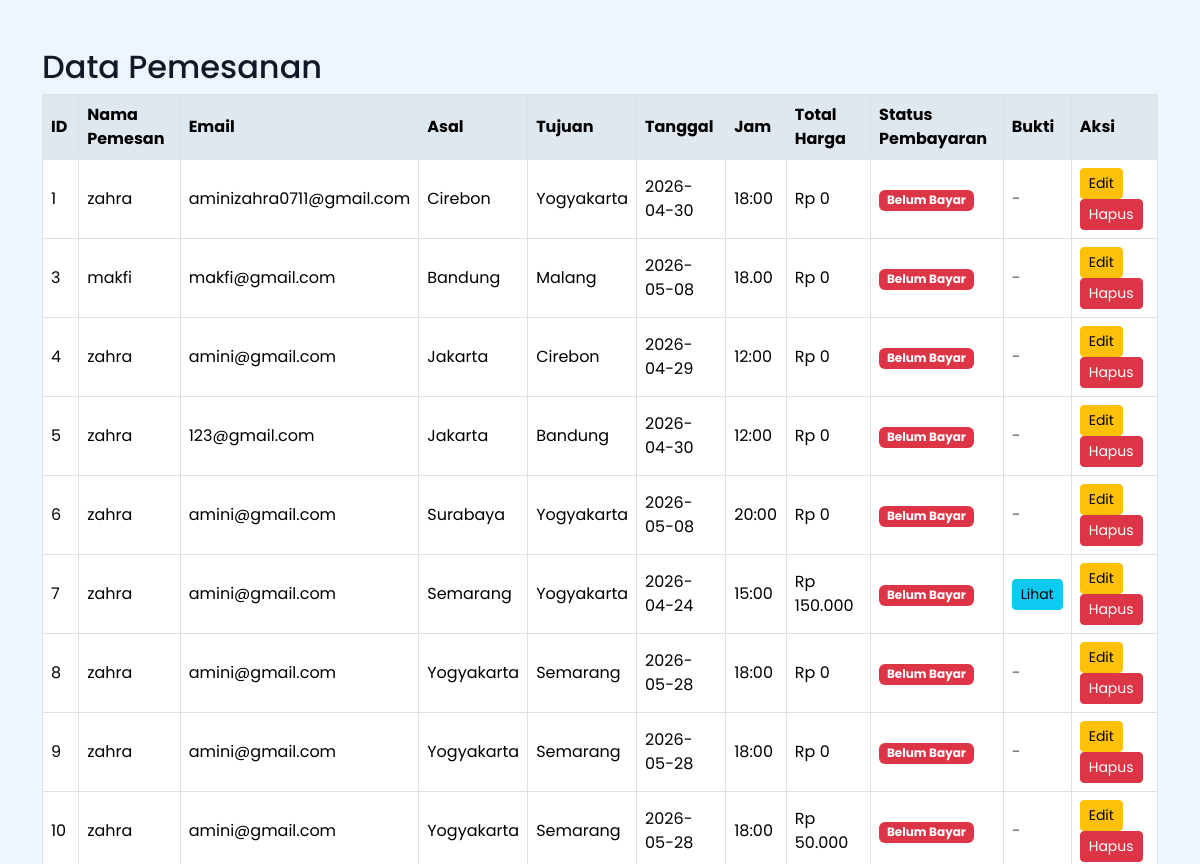
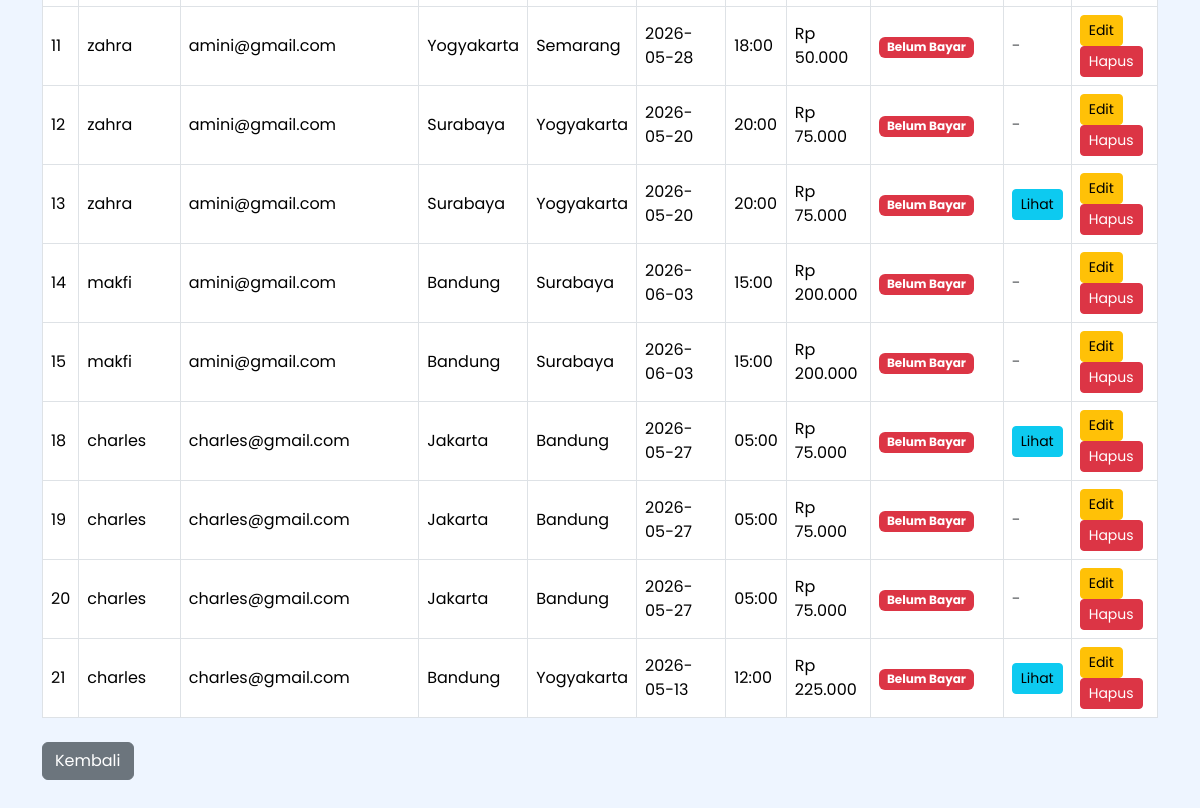
/data_pemesanan.php (signed in), run on an earlier commit of the app's database (2 pictures, top to bottom).
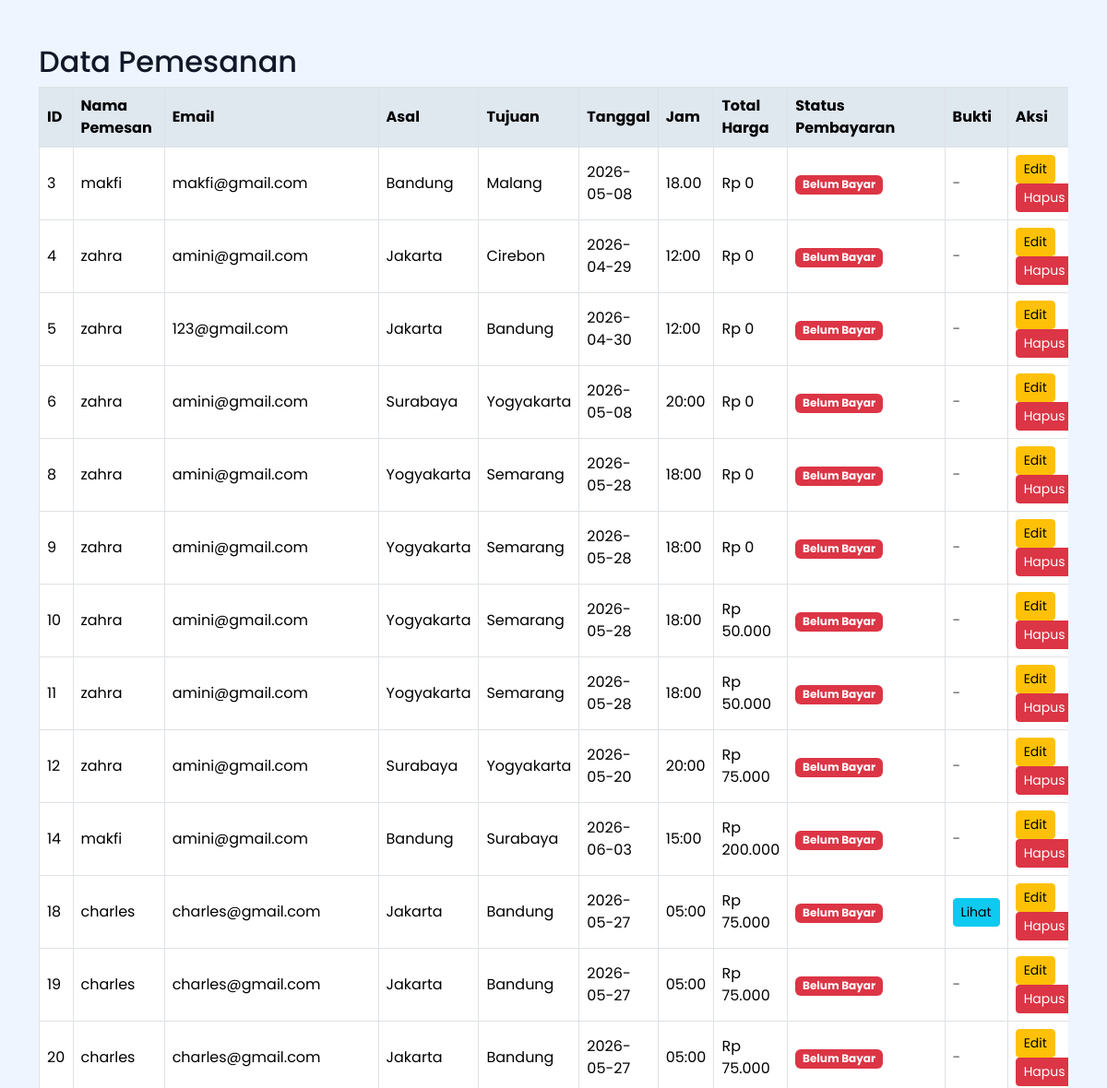
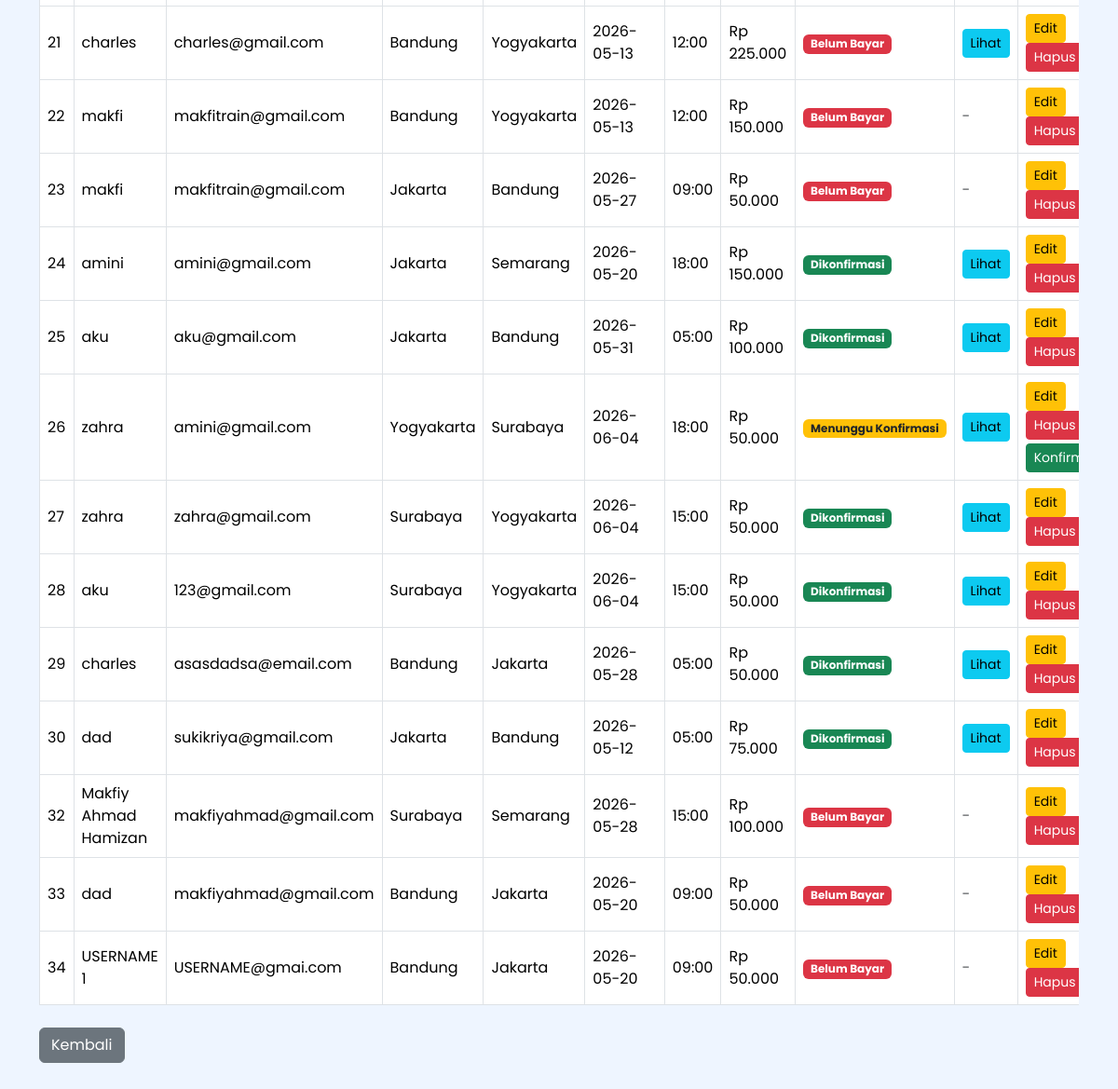
And on a later commit of the database (2 pictures, top to bottom).
### tables this page shows
CREATE TABLE `pemesanan` (
  `id` int(11) NOT NULL,
  `asal` varchar(100) DEFAULT NULL,
  `tujuan` varchar(100) DEFAULT NULL,
  `tanggal` date DEFAULT NULL,
  `jam` varchar(10) DEFAULT NULL,
  `nama_pemesan` varchar(100) DEFAULT NULL,
  `email` varchar(100) DEFAULT NULL,
  `kelas` varchar(20) DEFAULT NULL,
  `jumlah` int(11) DEFAULT NULL,
  `harga_per_orang` int(11) DEFAULT NULL,
  `total_harga` int(11) DEFAULT NULL,
  `metode_pembayaran` varchar(50) DEFAULT NULL,
  `status_pembayaran` varchar(30) DEFAULT 'Belum Dibayar',
  `bukti_pembayaran` varchar(255) DEFAULT NULL,
  `jarak` int(11) DEFAULT NULL,
  `status_tiket` varchar(30) DEFAULT 'Menunggu Konfirmasi',
  `username` varchar(100) DEFAULT NULL
);

### data_pemesanan.php (the view, shortened to what this page needs)
<?php
include 'koneksi.php';
$data = mysqli_query($conn, "SELECT * FROM pemesanan ORDER BY id ASC");
?>
<!DOCTYPE html>
<html lang="id">
<head>
    <link href="https://cdn.jsdelivr.net/npm/bootstrap@5.3.3/dist/css/bootstrap.min.css" rel="stylesheet">
    <link rel="stylesheet" href="css/style.css">
</head>
<body>
<div class="container py-5">
    <h2>Data Pemesanan</h2>
    <div class="table-responsive">
        <table class="table table-bordered align-middle">
            <tr>
                <th>ID</th>
                <th>Nama Pemesan</th>
                <th>Email</th>
                <th>Asal</th>
                <th>Tujuan</th>
                <th>Tanggal</th>
                <th>Jam</th>
                <th>Total Harga</th>
                <th>Status Pembayaran</th>
                <th>Bukti</th>
                <th>Aksi</th>
            </tr>
            <?php while ($d = mysqli_fetch_assoc($data)) : ?>
                <tr>
                    <td><?= $d['id']; ?></td>
                    <td><?= $d['nama_pemesan']; ?></td>
                    <td><?= $d['email']; ?></td>
                    <td><?= $d['asal']; ?></td>
                    <td><?= $d['tujuan']; ?></td>
                    <td><?= $d['tanggal']; ?></td>
                    <td><?= $d['jam']; ?></td>
                    <td>
                        Rp <?= number_format($d['total_harga'] ?? 0, 0, ',', '.'); ?>
                    </td>
                    <td>
                        <?php if (($d['status_pembayaran'] ?? '') == 'Pembayaran Dikonfirmasi') : ?>
                            <span class="badge bg-success">Dikonfirmasi</span>
                        <?php elseif (($d['status_pembayaran'] ?? '') == 'Menunggu Konfirmasi') : ?>
                            <span class="badge bg-warning text-dark">Menunggu Konfirmasi</span>
                        <?php else : ?>
                            <span class="badge bg-danger">Belum Bayar</span>
                        <?php endif; ?>
                    </td>
                    <td>
                        <?php if (!empty($d['bukti_pembayaran'])) : ?>
                            <a href="uploads/<?= $d['bukti_pembayaran']; ?>"
                               target="_blank"
                               class="btn btn-info btn-sm">
                                Lihat
                            </a>
                        <?php else : ?>
                            <span class="text-muted">-</span>
                        <?php endif; ?>
                    </td>
                    <td>
                        <a href="edit_pemesanan.php?id=<?= $d['id']; ?>" class="btn btn-warning btn-sm">
                            Edit
                        </a>
                        <a href="hapus_pemesanan.php?id=<?= $d['id']; ?>"
                           class="btn btn-danger btn-sm"
                           onclick="return confirm('Yakin mau hapus?')">
                            Hapus
                        </a>
                        <?php if (($d['status_pembayaran'] ?? '') == 'Menunggu Konfirmasi') : ?>
                            <a href="konfirmasi_pembayaran.php?id=<?= $d['id']; ?>"
                               class="btn btn-success btn-sm mt-1"
                               onclick="return confirm('Konfirmasi pembayaran ini?')">
                                Konfirmasi
                            </a>
                        <?php endif; ?>
                    </td>
                </tr>
            <?php endwhile; ?>
        </table>
    </div>
    <a href="index.php" class="btn btn-secondary mt-2">Kembali</a>
</div>
</body>
</html>

What changed in the data, as far as the page shows it:
removed pemesanan: id "1", nama_pemesan "zahra", email "aminizahra0711@gmail.com", asal "Cirebon", tujuan "Yogyakarta", tanggal "2026-04-30", jam "18:00", total_harga "0", status_pembayaran "Belum Bayar"
removed pemesanan: id "7", nama_pemesan "zahra", email "amini@gmail.com", asal "Semarang", tujuan "Yogyakarta", tanggal "2026-04-24", jam "15:00", total_harga "150.000", shows "Belum Bayar"
removed pemesanan: id "13", nama_pemesan "zahra", email "amini@gmail.com", asal "Surabaya", tujuan "Yogyakarta", tanggal "2026-05-20", jam "20:00", total_harga "75.000", status_pembayaran "Belum Bayar"
removed pemesanan: id "15", nama_pemesan "makfi", email "amini@gmail.com", asal "Bandung", tujuan "Surabaya", tanggal "2026-06-03", jam "15:00", total_harga "200.000", status_pembayaran "Belum Bayar"
added pemesanan: id "22", nama_pemesan "makfi", email "makfitrain@gmail.com", asal "Bandung", tujuan "Yogyakarta", tanggal "2026-05-13", jam "12:00", total_harga "150.000", status_pembayaran "Belum Bayar"
added pemesanan: id "23", nama_pemesan "makfi", email "makfitrain@gmail.com", asal "Jakarta", tujuan "Bandung", tanggal "2026-05-27", jam "09:00", total_harga "50.000", status_pembayaran "Belum Bayar"
added pemesanan: id "24", nama_pemesan "amini", email "amini@gmail.com", asal "Jakarta", tujuan "Semarang", tanggal "2026-05-20", jam "18:00", total_harga "150.000", shows "Dikonfirmasi"
added pemesanan: id "25", nama_pemesan "aku", email "aku@gmail.com", asal "Jakarta", tujuan "Bandung", tanggal "2026-05-31", jam "05:00", total_harga "100.000", shows "Dikonfirmasi"
added pemesanan: id "26", nama_pemesan "zahra", email "amini@gmail.com", asal "Yogyakarta", tujuan "Surabaya", tanggal "2026-06-04", jam "18:00", total_harga "50.000", shows "Menunggu Konfirmasi"
added pemesanan: id "27", nama_pemesan "zahra", email "zahra@gmail.com", asal "Surabaya", tujuan "Yogyakarta", tanggal "2026-06-04", jam "15:00", total_harga "50.000", shows "Dikonfirmasi"
added pemesanan: id "28", nama_pemesan "aku", email "123@gmail.com", asal "Surabaya", tujuan "Yogyakarta", tanggal "2026-06-04", jam "15:00", total_harga "50.000", shows "Dikonfirmasi"
added pemesanan: id "29", nama_pemesan "charles", email "asasdadsa@email.com", asal "Bandung", tujuan "Jakarta", tanggal "2026-05-28", jam "05:00", total_harga "50.000", shows "Dikonfirmasi"
added pemesanan: id "30", nama_pemesan "dad", email "sukikriya@gmail.com", asal "Jakarta", tujuan "Bandung", tanggal "2026-05-12", jam "05:00", total_harga "75.000", shows "Dikonfirmasi"
added pemesanan: id "32", nama_pemesan "Makfiy Ahmad Hamizan", email "makfiyahmad@gmail.com", asal "Surabaya", tujuan "Semarang", tanggal "2026-05-28", jam "15:00", total_harga "100.000", status_pembayaran "Belum Bayar"
added pemesanan: id "33", nama_pemesan "dad", email "makfiyahmad@gmail.com", asal "Bandung", tujuan "Jakarta", tanggal "2026-05-20", jam "09:00", total_harga "50.000", status_pembayaran "Belum Bayar"
added pemesanan: id "34", nama_pemesan "USERNAME 1", email "USERNAME@gmai.com", asal "Bandung", tujuan "Jakarta", tanggal "2026-05-20", jam "09:00", total_harga "50.000", status_pembayaran "Belum Bayar"
